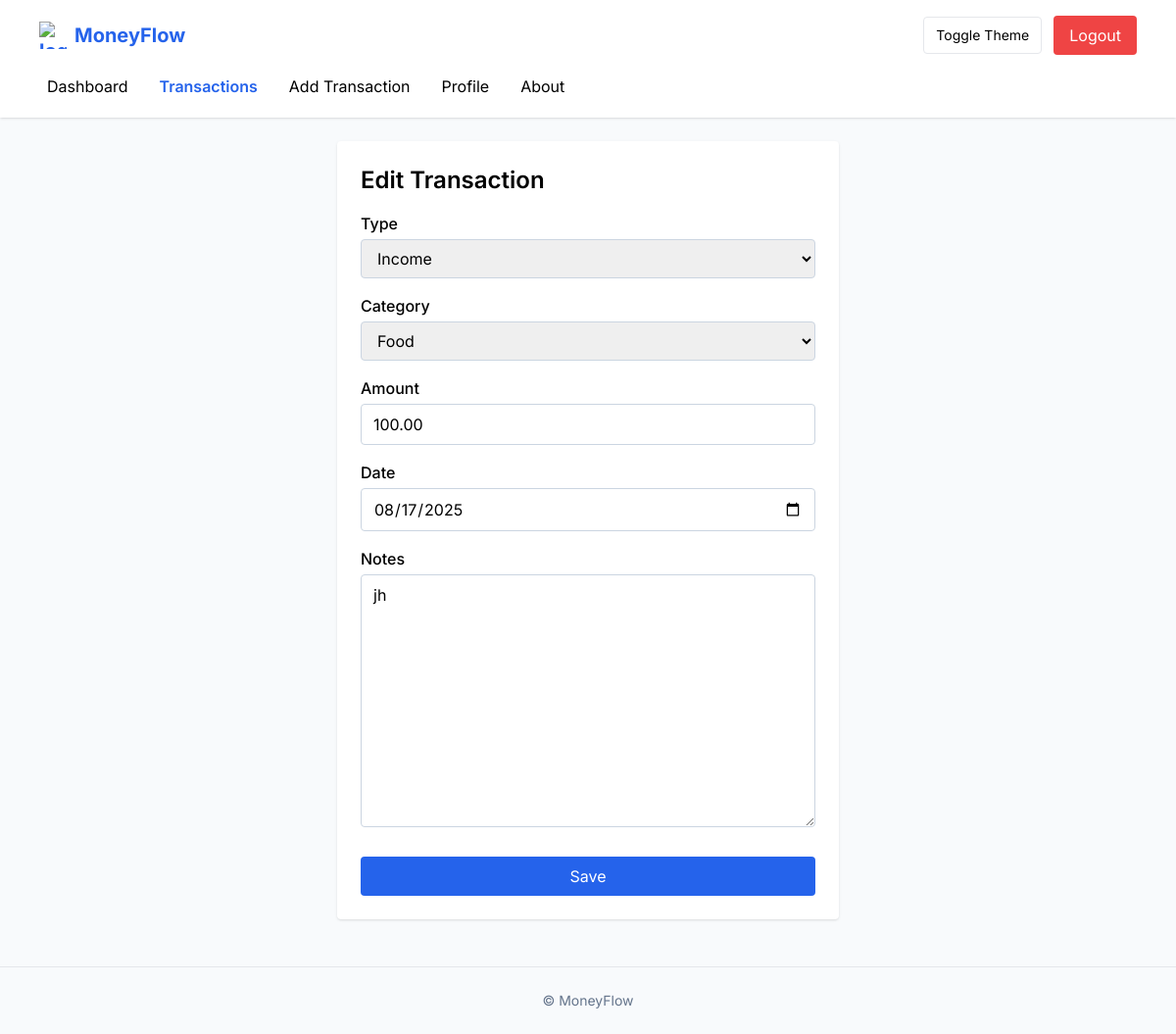
The app's page /transactions/4/edit/ (signed in) with its own data.
### core/models.py (models this page shows, shortened)
class Transaction(models.Model):
	INCOME = 'income'
	EXPENSE = 'expense'
	TYPE_CHOICES = [
		(INCOME, 'Income'),
		(EXPENSE, 'Expense'),
	]
	user = models.ForeignKey(User, on_delete=models.CASCADE, related_name='transactions')
	type = models.CharField(max_length=7, choices=TYPE_CHOICES)
	category = models.ForeignKey(Category, on_delete=models.SET_NULL, null=True, blank=True, related_name='transactions')
	amount = models.DecimalField(max_digits=12, decimal_places=2)
	date = models.DateField()
	notes = models.TextField(blank=True)
	created_at = models.DateTimeField(auto_now_add=True)
	updated_at = models.DateTimeField(auto_now=True)
	class Meta:
		ordering = ['-date', '-id']

### core/views.py (the view)
# urls.py: path('transactions/<int:pk>/edit/', core_views.transaction_update, name='transaction_edit'),
@login_required
def transaction_update(request, pk):
	tx = get_object_or_404(Transaction, pk=pk, user=request.user)
	if request.method == 'POST':
		form = TransactionForm(request.POST, instance=tx, user=request.user)
		if form.is_valid():
			form.save()
			return redirect('transaction_list')
	else:
		form = TransactionForm(instance=tx, user=request.user)
	return render(request, 'core/transaction_form.html', {'form': form, 'create': False})

### core/forms.py
class TransactionForm(forms.ModelForm):
    date = forms.DateField(widget=forms.DateInput(attrs={'type': 'date'}), initial=timezone.now().date)
    class Meta:
        model = Transaction
        fields = ['type', 'category', 'amount', 'date', 'notes']
    def __init__(self, *args, **kwargs):
        user = kwargs.pop('user', None)
        super().__init__(*args, **kwargs)
        if user:
            self.fields['category'].queryset = Category.objects.filter(models.Q(user=user) | models.Q(is_default=True)).order_by('name')
        self._apply_tailwind()
    def _apply_tailwind(self):
        for name, field in self.fields.items():
            if field.widget.__class__.__name__ == 'HiddenInput':
                continue
            base = 'w-full px-3 py-2 rounded border border-slate-300 focus:outline-none focus:ring-2 focus:ring-blue-500/40 focus:border-blue-500 dark:bg-slate-700 dark:border-slate-600 dark:text-slate-100 placeholder-slate-400 dark:placeholder-slate-400'
            existing = field.widget.attrs.get('class', '')
            field.widget.attrs['class'] = (existing + ' ' + base).strip()

### core/context_processors.py (called while the page is built)
def theme(request):
    return {
        'theme': request.session.get('theme', 'light')
    }

### core/models.py (called while the page is built)
	def __str__(self):
		return self.name

### templates/core/transaction_form.html (shortened to what this page needs)
{% extends 'base.html' %}
{% block content %}
<div class="max-w-lg mx-auto bg-white dark:bg-slate-800 p-6 rounded shadow">
  <h1 class="text-2xl font-semibold mb-4">{% if create %}Add{% else %}Edit{% endif %} Transaction</h1>
  <form method="post">{% csrf_token %}
    <div class="space-y-4">
      {% for field in form %}
        <div>
          <label class="block mb-1 font-medium" for="id_{{ field.name }}">{{ field.label }}</label>
          {{ field }}
        </div>
      {% endfor %}
    </div>
    <button class="mt-6 w-full bg-primary text-white py-2 rounded hover:bg-blue-600">Save</button>
  </form>
</div>
{% endblock %}

### templates/base.html (style rules this page uses)
body { font-family:'Inter',sans-serif; }

### records on screen
Transaction: form "Income" "Food" "100.00" "08/17/2025" "jh"

### other values on screen
{{ field.label }} "Type" "Category" "Amount" "Date" "Notes"
